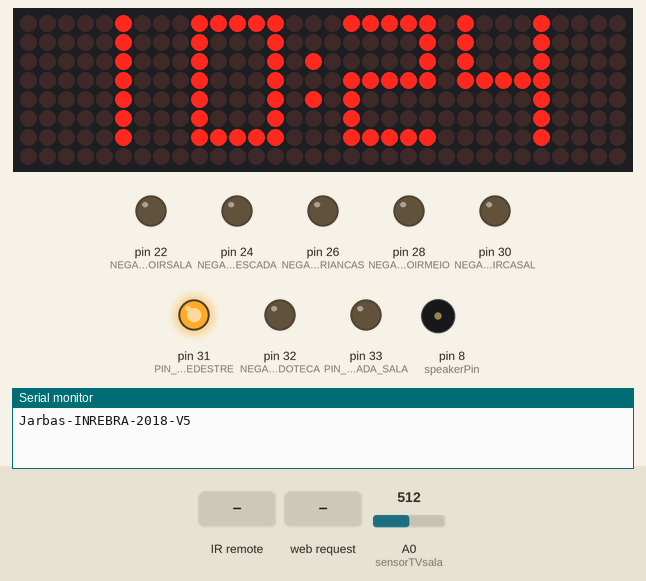
Bench run of a sketch on a simulated Arduino Mega 2560, built with avr-gcc and run on an emulated ATmega2560. On the bench: 32×8 LED matrix, output pins drawn as LEDs (lit = HIGH), buzzer (waves = sounding), the last lines printed to the serial monitor. Wiring (inferred from the names in the program): DS1307 clock at I2C address 0x68. The test bench sets the inputs (shaded band); at power-on: A0 (sensorTVsala) = 512. The local clock reads 2024-03-15 10:24:30 at power-on unless the sketch sets it.

Above: at 5.9 s.
6.0 s: infrared code 0x20DF40BF received
At 6.4 s:
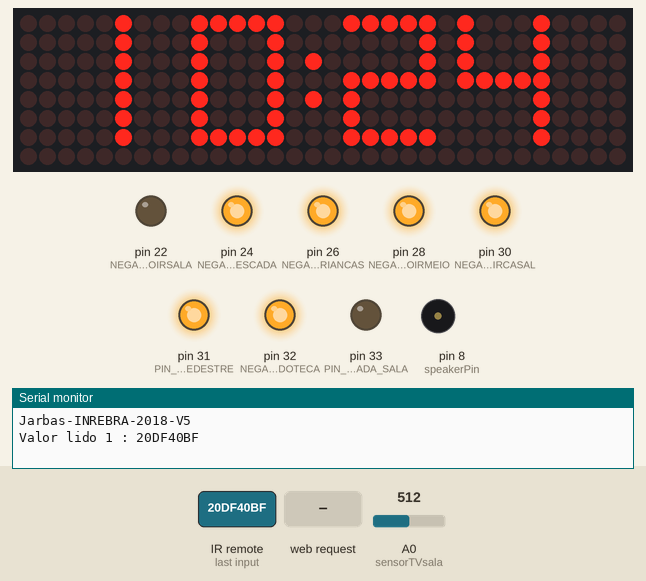
At 7.5 s:
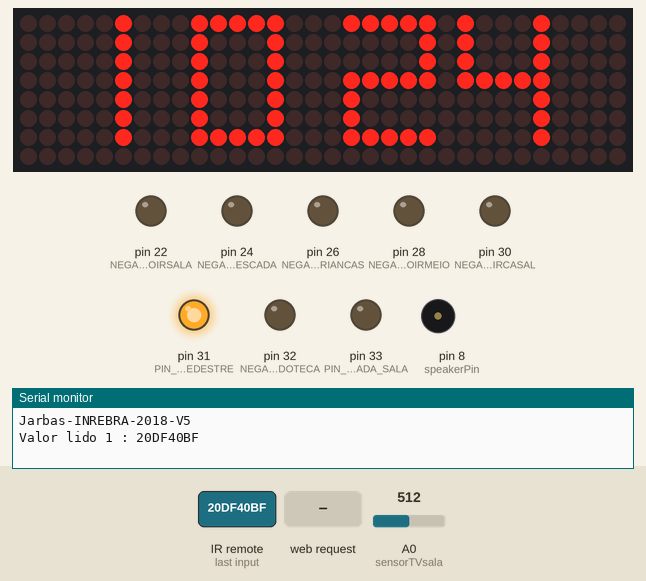
8.1 s: HTTP request GET /ir? received
10.3 s: HTTP request GET /rtc- received
At 11.7 s:
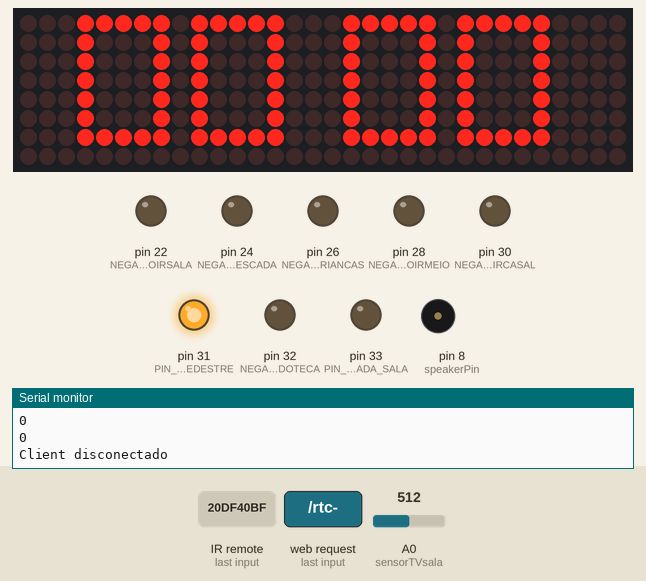
Timing chart, 0 to 13.3 s (numbered marks = the images above; inputs shaded):
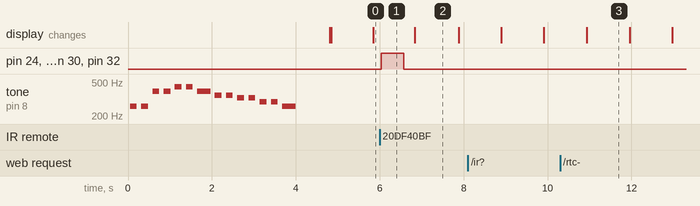

The sketch:

JARBAS_INREBRA_2018_V5.ino
```cpp
String jarbasVersion = "Jarbas-INREBRA-2018-V5";

/* ------------------------------------------------------------------ ETHERNET ------------------------------------------------------------------ */
//ethernet
#include <Ethernet.h>
#include <SPI.h>
EthernetServer server(8087); // Cria o servidor na porta 8080

byte myMac[]={0xDE, 0xAD, 0xBE, 0xEF, 0xFE, 0xED};  //Mac PRODUÇÃO
byte myIp[]  = { 192, 168, 0, 7 };   //define IP da central automação 1

byte gateway[] = { 192,168,0, 1 }; // ip do roteador
byte subnet[] = { 255, 255, 255, 0 };
/* ------------------------------------------------------------------ ETHERNET ------------------------------------------------------------------ */


#include <ArduinoJson.h>


/* ------------------------------------------------------------------ PAROLA  ------------------------------------------------------------------ */

#include <MD_Parola.h>
#include <MD_MAX72xx.h>
#include "Font_Data.h"
#define MAX_DEVICES 4
#define CLK_PIN   52 // 52 13 laranja
#define DATA_PIN  51 // 51 11 verde
#define CS_PIN    53 // 53 10 amarelo
//--RTC
#include <MD_DS1307.h>
#include <Wire.h>
//--RTC
// Hardware SPI connection
MD_Parola P = MD_Parola(CS_PIN, MAX_DEVICES);
// Arbitrary output pins
//MD_Parola P = MD_Parola(DATA_PIN, CLK_PIN, CS_PIN, MAX_DEVICES);
#define SPEED_TIME  75
#define PAUSE_TIME  0
#define MAX_MESG  20
// Turn on debug statements to the serial output
#define DEBUG 0
// Global variables
char szTime[9];    // mm:ss\0

void getTime(char *psz, bool f = true){// Code for reading clock time
  RTC.readTime();
  sprintf(psz, "%02d%c%02d", RTC.h, (f ? ':' : ' '), RTC.m);
}

/* ------------------------------------------------------------------ PAROLA  ------------------------------------------------------------------ */


/* ------------------------------------------------------------------ IR ------------------------------------------------------------------ */
/// IR
#include <IRremote.h>
IRsend irsend; // IR SALA
int NEGATIVOIRSALA = 22;
int NEGATIVOIRESCADA = 24;
int NEGATIVOIRCRIANCAS = 26;
int NEGATIVOIRMEIO = 28;
int NEGATIVOIRCASAL = 30;
int NEGATIVOIRBRINQUEDOTECA = 32;

/////// receptor IR sala
int RECV_PIN = 45; //45
IRrecv irrecv(RECV_PIN);

decode_results results;
float armazenavalor;

/* ------------------------------------------------------------------ IR ------------------------------------------------------------------ */


int tempoPortaoAberto = 100;

// pinos de reles

int PIN_PORTAO_PEDESTRE = 31;
int PIN_TOMADA_SALA = 33;
int PIN_TOMADA_MODEM = 35;
int PIN_TOMADA_ESCADA = 37;

int timerPortao=0;
int brilhoLed = 0;

//flags reles
int FLAGPortaoPedestre = HIGH;
int FLAGTomadaSala = LOW ;
int FLAGTomadaModem = LOW ;
int FLAGTomadaEscada = LOW ;

int FlagTvSala = LOW;
int FlagTvBrinquedoteca = LOW;
int FlagTvMeio = LOW;


String cmd = "";
String comando = "";
String strTipo = "";
String strRepeticao = "";
String strLocal = "N";
String strTamanho = "";
int intTamanho;

bool debugControle = false;
bool debugTensao = false;
//----------------------------


//sensor de tensão
float vetCorrente[300];
const int sensorTVsala = A0;
const int sensorTVbrinquedoteca = A1;
const int sensorTVmeio = A2;
// fim


//----------------------------
#include "pitches.h" //musica
/* ------------------------------------------------------------------ RTC ------------------------------------------------------------------ */
/// RTC
#include <Wire.h>
#include "Rtc.h" //RTC
/* ------------------------------------------------------------------ RTC ------------------------------------------------------------------ */


void setPin(int pin, int flag){
  digitalWrite(pin, flag);
  if(debugControle == true){
    Serial.print("pin: ");
    Serial.print(pin);
    Serial.print(" flag: ");
    Serial.println(flag);
  }
}

void armadilhaBaixo(){
  Serial.println("armadilha mosquito baixo");
  FLAGTomadaSala = ! FLAGTomadaSala;
  setPin(PIN_TOMADA_SALA, FLAGTomadaSala);
}

void armadilhaCima(){
  Serial.println("armadilha mosquito cima");
  FLAGTomadaEscada = ! FLAGTomadaEscada;
  setPin(PIN_TOMADA_ESCADA, FLAGTomadaEscada);
}

void resetModem(){
  Serial.println("reset Modem");
}

void controlaRele(String strValue){
  if(strValue == "portaoPedestre"){
    FLAGPortaoPedestre = LOW;
  }
  if(strValue == "armadilhaBaixoHigh"){
    FLAGTomadaSala = HIGH;
    setPin(PIN_TOMADA_SALA, FLAGTomadaSala);
  }
  if(strValue == "armadilhaBaixoLow"){
    FLAGTomadaSala = LOW;
    setPin(PIN_TOMADA_SALA, FLAGTomadaSala);
  }

  if(strValue == "armadilhaBaixo"){armadilhaBaixo();}
  if(strValue == "armadilhaCima"){armadilhaCima();}
  if(strValue == "resetModem"){resetModem();}
}

void sendIr(String strRepeticao, String strLocal, String strValue)
{

/*
S - sala
E -escada
K -crianças
M -escritorio
C -casal
E -externas
*/

  if(strLocal != "S"){digitalWrite(NEGATIVOIRSALA, HIGH); }
  if(strLocal != "E"){digitalWrite(NEGATIVOIRESCADA, HIGH); }
  if(strLocal != "K"){digitalWrite(NEGATIVOIRCRIANCAS, HIGH); }
  if(strLocal != "M"){digitalWrite(NEGATIVOIRMEIO, HIGH); }
  //if(strLocal != "E"){digitalWrite(NEGATIVOIRMEIO, HIGH); }
  if(strLocal != "C"){digitalWrite(NEGATIVOIRCASAL, HIGH); }
  if(strLocal != "B"){digitalWrite(NEGATIVOIRBRINQUEDOTECA, HIGH); }


  int intRepeticao = strRepeticao.toInt();
  if(intRepeticao < 11){
    for (int i = 0; i < intRepeticao; i++) {
      unsigned long code = strValue.toInt();
      irsend.sendNEC(code, 32);
      delay(40);
    }
    if(debugControle == true){
      Serial.print("codigo:");
      Serial.print(strValue);
      Serial.print(" - repeticao:");
      Serial.print(strRepeticao);
      Serial.print(" - local:");
      Serial.println(strLocal);
    }
  }else{
    Serial.println("muitas repetições melhor parar");
  }

  if(strLocal != "S"){digitalWrite(NEGATIVOIRSALA, LOW); }
  if(strLocal != "E"){digitalWrite(NEGATIVOIRESCADA, LOW); }
  if(strLocal != "K"){digitalWrite(NEGATIVOIRCRIANCAS, LOW); }
  if(strLocal != "M"){digitalWrite(NEGATIVOIRMEIO, LOW); }
  //if(strLocal != "E"){digitalWrite(NEGATIVOIRMEIO, LOW); }
  if(strLocal != "C"){digitalWrite(NEGATIVOIRCASAL, LOW); }
  if(strLocal != "B"){digitalWrite(NEGATIVOIRBRINQUEDOTECA, LOW); }

  irrecv.enableIRIn(); // Re-enable receiver
}


void verificaTensao(int pin)
{
  double maior_Valor = 0;
  double valor_Corrente = 0;

  float tensao = 127;
  float potencia = 0;

  for(int i = 0; i < 300; i++){
    vetCorrente[i] = analogRead(pin);
    //delayMicroseconds(600);
  }

  for(int i = 0; i < 300; i++){
    if(maior_Valor < vetCorrente[i]){
      maior_Valor = vetCorrente[i];
    }
  }

  maior_Valor = maior_Valor * 0.004882812;
  valor_Corrente = maior_Valor - 2.5;
  valor_Corrente = valor_Corrente * 1000;
  valor_Corrente = valor_Corrente / 66;         //sensibilidade : 66mV/A para ACS712 30A / 185mV/A para ACS712 5A
  valor_Corrente = valor_Corrente / 1.41421356;
  potencia = valor_Corrente * tensao;

  if(pin == 54){
    if(potencia > 55){
      FlagTvSala = HIGH;
    }else{
      FlagTvSala = LOW;
    }
  }

  if(pin == 55){
    if(potencia > 55){
      FlagTvBrinquedoteca = HIGH;
    }else{
      FlagTvBrinquedoteca = LOW;
    }
  }

  if(pin == 56){
    if(potencia > 55){
      FlagTvMeio = HIGH;
    }else{
      FlagTvMeio = LOW;
    }
  }

  if(debugTensao == true){
    Serial.print("Corrente = ");
    Serial.print(valor_Corrente);
    Serial.println(" A");

    Serial.print("Potencia = ");
    Serial.print(potencia);
    Serial.println(" W");
  }


}


void setup(){
  Serial.begin(9600);
  Ethernet.begin(myMac, myIp, gateway, subnet);//inicializa eternet
  //Wire.begin();             //inicializando a biblioteca.
  pinMode(speakerPin, OUTPUT); // speaker

  pinMode(NEGATIVOIRSALA, OUTPUT);
  pinMode(NEGATIVOIRESCADA, OUTPUT);
  pinMode(NEGATIVOIRCRIANCAS, OUTPUT);
  pinMode(NEGATIVOIRMEIO, OUTPUT);
  pinMode(NEGATIVOIRCASAL, OUTPUT);
  pinMode(NEGATIVOIRBRINQUEDOTECA, OUTPUT);


  digitalWrite(NEGATIVOIRSALA, LOW);
  digitalWrite(NEGATIVOIRESCADA, LOW);
  digitalWrite(NEGATIVOIRCRIANCAS, LOW);
  digitalWrite(NEGATIVOIRMEIO, LOW);
  digitalWrite(NEGATIVOIRCASAL, LOW);
  digitalWrite(NEGATIVOIRBRINQUEDOTECA, LOW);

  pinMode(PIN_PORTAO_PEDESTRE, OUTPUT);
  pinMode(PIN_TOMADA_SALA, OUTPUT);

  digitalWrite(PIN_PORTAO_PEDESTRE, FLAGPortaoPedestre);
  digitalWrite(PIN_TOMADA_SALA, FLAGTomadaSala);

  //sensor de tensão
  pinMode(sensorTVsala, INPUT);
  //fim


  // ---------------- PAROLA ---------------------
  P.begin(2);
  P.setInvert(false);
  P.setZone(1, MAX_DEVICES-4, MAX_DEVICES-1);
  P.setFont(1, numeric7Seg);
  P.displayZoneText(1, szTime, PA_CENTER, SPEED_TIME, PAUSE_TIME, PA_PRINT, PA_NO_EFFECT);
  // ---------------- RTC ---------------------
  RTC.control(DS1307_CLOCK_HALT, DS1307_OFF);
  RTC.control(DS1307_12H, DS1307_OFF);
  getTime(szTime);
  // -------------------------------------------------

  musica();

  irrecv.enableIRIn(); // Inicializa o receptor IR
  Serial.println(jarbasVersion);

}


void loop(){


/////// RECEBE IR //-----------------------------------------------------------------------------------------------------------
  if (irrecv.decode(&results)){
    Serial.print("Valor lido 1 : ");
    Serial.println(results.value, HEX);
    armazenavalor = (results.value);
    if(results.value !=0xffffffff){
      armazenavalor = (results.value);
    }

    //volume
    if (armazenavalor == 0x20DF40BF) {
      //if(results.value !=0xffffffff){
        sendIr("5","S", "1587632295");// #1volMaisReciverS
      //}else{
        //sendIr("10","S", "1587632295");// #1volMenosReciverS
      //}
    }

    if (armazenavalor == 0x20DFC03F) {
      //if(results.value !=0xffffffff){
        sendIr("5","S", "1587664935");// #1volMenosReciverS
      //}else{
        //sendIr("10","S", "1587664935");// #1volMenosReciverS
      //}
    }
    irrecv.resume(); //Le o próximo valor
  }


  //-----------------------------------------------------------------------------------------------------------------------------


  ///// portão pedestre
  if(FLAGPortaoPedestre  == LOW){
    //digitalWrite(PIN_PORTAO_PEDESTRE,FLAGPortaoPedestre);
    timerPortao = timerPortao +1;
    if(timerPortao > tempoPortaoAberto){
      FLAGPortaoPedestre = HIGH;
      timerPortao = 0;
    }
    digitalWrite(PIN_PORTAO_PEDESTRE,FLAGPortaoPedestre);
    Serial.print("flag: ");
    Serial.print(FLAGPortaoPedestre);
    Serial.print(" - timer: ");
    Serial.println(timerPortao);
  }else{
    digitalWrite(PIN_PORTAO_PEDESTRE,FLAGPortaoPedestre);
  }


  //parola + rtc -------------------------------------------
    static uint32_t lastTime = 0; // millis() memory
    static uint8_t  display = 0;  // current display mode
    static bool flasher = false;  // seconds passing flasher
    P.setIntensity(brilhoLed);
    P.displayAnimate();
    // Finally, adjust the time string if we have to
    if (millis() - lastTime >= 1000){
      lastTime = millis();
      getTime(szTime, flasher);
      flasher = !flasher;
      P.displayReset(1);
    }

  //--------------------------------------------------------

  /////// RECEBE SERIAL //-----------------------------------------------------------------------------------------------------------
  if(Serial.available() > 0) {
    while(Serial.available() > 0){
      cmd += char(Serial.read());
      delay(10);
    }
    //Serial.println(cmd);
  }
  if (cmd.length() >0) {

    if(cmd == "portao"){
      FLAGPortaoPedestre = LOW;
      Serial.println("teste");
    }

    // switch debug
    if(cmd == "debug-on"){debugControle = true;}
    if(cmd == "debug-off"){debugControle = false;}

    if(cmd == "debug-tensao-on"){debugTensao = true;}
    if(cmd == "debug-tensao-off"){debugTensao = false;}

    if(cmd == "salaon"){
      digitalWrite(PIN_TOMADA_SALA, HIGH);
      Serial.println("aqui");
      }
    if(cmd == "salaoff"){
      digitalWrite(PIN_TOMADA_SALA, LOW);
      Serial.println("aqui 2");
      }

      if(cmd == "som1"){
      som1();
      }
      if(cmd == "som2"){
      som2();
      }
      if(cmd == "som3"){
      som3();
      }
      if(cmd == "som4"){
      som4();
      }
      if(cmd == "musica"){
      musica();
      }

    if(cmd == "teste"){
      Serial.println("");
     Serial.println(segundo);
     Serial.println(minuto);
     Serial.println(hora);
     Serial.println(diaDaSemana);
     Serial.println(diaDoMes);
     Serial.println(mes);
     Serial.println(ano);
     Serial.println("");
    }
    if (cmd.indexOf("rtc-") != -1)  {
          configuraModulo(cmd);
    }

    if (cmd == "b+")  {
          controleBrilho("+");
    }

    if (cmd == "b-")  {
          controleBrilho("-");
    }

    cmd = "";
  }
  //-----------------------------------------------------------------------------------------------------------------------------


verificaRtc();

verificaTensao(sensorTVsala);
//verificaTensao(sensorTVbrinquedoteca);
//verificaTensao(sensorTVmeio);


  /////// RECEBE ETHERNET //-----------------------------------------------------------------------------------------------------------
  EthernetClient client = server.available();
  if (!client) {
    return;
  }
  // Wait until the client sends some data
  Serial.println("Novo client");
  while(!client.available()){
    delay(1);
  }
  // Read the first line of the request
  String request = client.readStringUntil('\r');

  if(debugControle == true){
    Serial.print("Request: ");
    Serial.println(request);
  }

  if (request.indexOf("/ir?") != -1)  {
    strRepeticao = request.substring(9,10);
    intTamanho = request.length();
    strLocal = request.substring(intTamanho -9, intTamanho -10);
    comando = request.substring(10,intTamanho -10);
    sendIr(strRepeticao,strLocal, comando);


  }

  if (request.indexOf("/rele?") != -1)  {
    intTamanho = request.length();
    comando = request.substring(11,intTamanho -9 );
    Serial.println(comando);
    controlaRele(comando);
  }

  if (request.indexOf("/rtc-") != -1)  {
          comando = request.substring(6,23 );

          //POST /rtc-2214001171218 HTTP/1.1
          //123456789012345678901234
          configuraModulo(comando);
  }

  if (request.indexOf("/brilho") != -1)  {
          comando = request.substring(12,13);

          //POST /brilho+ HTTP/1.1
          //123456789012345678901234
          controleBrilho(comando);
  }


  // Return the response
  client.println("HTTP/1.1 200 OK");
  client.println("Content-Type: text/html");
  client.println("Access-Control-Allow-Origin: *");
  client.println(""); //  do not forget this one
  //client.print(montaString());
  //client.print("teste");

StaticJsonDocument<200> doc;

  // StaticJsonObject allocates memory on the stack, it can be
  // replaced by DynamicJsonDocument which allocates in the heap.
  //
  // DynamicJsonDocument  doc(200);

  // Add values in the document
  //
  doc["sensor"] = "gps";
  doc["time"] = 1351824120;

  // Add an array.
  //
  JsonArray data = doc.createNestedArray("data");
  data.add(48.756080);
  data.add(2.302038);

  serializeJson(doc, client);

  delay(1);
  client.stop();
  Serial.println("Client disconectado");
  Serial.println("");


  //-----------------------------------------------------------------------------------------------------------------------------


}// FIM DO LOOP


String montaString()
{

    //String string1 ="";
    //string1.concat("dados({");

    //String teste = "Status";
    //string1.concat(" : ");
    //string1.concat("OnLine");

    //string1.concat("', Versao : '");
    //string1.concat(jarbasVersion);
/*
    string1.concat("', IP : '");
    string1.concat(myIp[0]);
    string1.concat(".");
    string1.concat(myIp[1]);
    string1.concat(".");
    string1.concat(myIp[2]);
    string1.concat(".");
    string1.concat(myIp[3]);

    string1.concat("', Porta : '");
    string1.concat("8087");

    string1.concat("', Hora : '");
    string1.concat(hora);
    string1.concat("', Minuto : '");
    string1.concat(minuto);
    string1.concat("', Segundo : '");
    string1.concat(segundo);
    string1.concat("', DiaS : '");
    string1.concat(diaDaSemana);
    string1.concat("', Dia : '");
    string1.concat(diaDoMes);
    string1.concat("', Mes : '");
    string1.concat(mes);
    string1.concat("', Ano : '");
    string1.concat(ano);

    string1.concat("', tvSala : '");
    string1.concat(FlagTvSala);

    string1.concat("', tvBrinquedoteca : '");
    string1.concat(FlagTvBrinquedoteca);

    string1.concat("', tvMeio : '");
    string1.concat(FlagTvMeio);
*/


 //Serial.println(segundo);
 //Serial.println(minuto);
 //Serial.println(hora);
 //Serial.println(diaDaSemana);
 //Serial.println(diaDoMes);
 //Serial.println(mes);
 //Serial.println(ano);


    //string1.concat("', IP : '"); // valor / estado
    //string1.concat(myIp[]);
    //string1.concat("'})");


    //return string1;

}
```

Source omitted: Font_Data.h (4881 bytes), Rtc.h (17560 bytes), pitches.h (1627 bytes)

Measured:
- after the input at 6.0 s, pin 24 (NEGATIVOIRESCADA), pin 26 (NEGATIVOIRCRIANCAS), pin 28 (NEGATIVOIRMEIO), pin 30 (NEGATIVOIRCASAL), pin 32 (NEGATIVOIRBRINQUEDOTECA): LOW → HIGH at once, → LOW 0.54 s later
- after the input at 10.3 s, the display: changes after 0.64 s (image 3)
- what the display in image 2 shows lasts 1.1 s, from 6.8 s to 7.9 s
